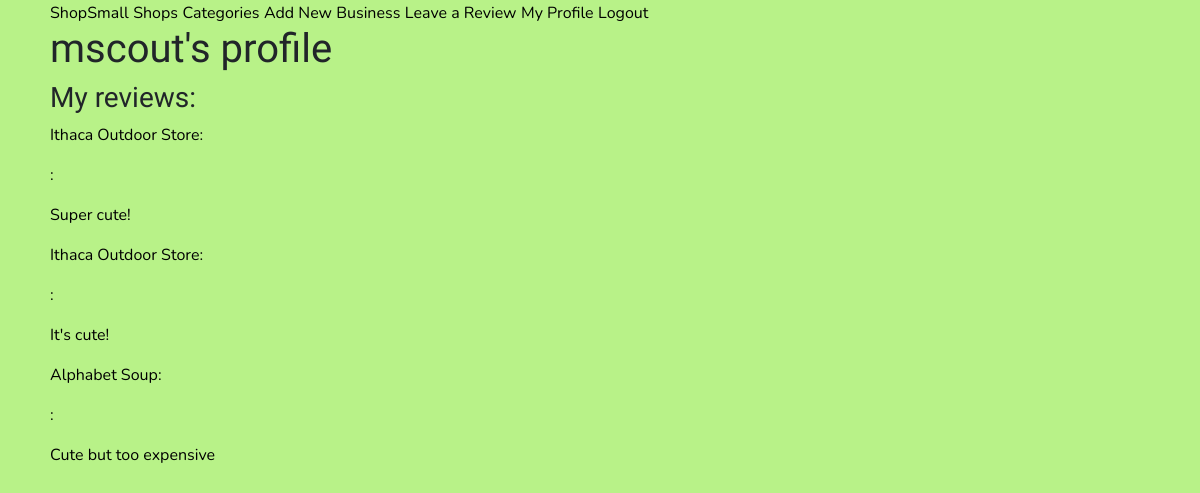
Page /profile (signed in) on the committed database.
### app/models.py (models this page shows, shortened)
class Customer(UserMixin, db.Model):
    id = db.Column(db.Integer, primary_key= True)
    username = db.Column(db.String(64))
    password_hash = db.Column(db.String(128))
    favorites = db.relationship("Business", backref="business", lazy= "dynamic")
    reviews = db.Column(db.String(500), db.ForeignKey("review.id"))

class Business(db.Model):
    id = db.Column(db.Integer, primary_key= True)
    name = db.Column(db.String(64))
    category= db.Column(db.String(50), db.ForeignKey("category.id"))
    description = db.Column(db.String(200))
    location = db.Column(db.String(64))
    top_items = db.Column(db.String(100))
    favorites = db.Column(db.Integer, db.ForeignKey("customer.id"))

class Review(db.Model):
    id = db.Column(db.Integer, primary_key=True)
    business= db.Column(db.String(200), db.ForeignKey("business.id"))
    customer= db.Column(db.String(50), db.ForeignKey("customer.username"))
    review= db.Column(db.String(500))

### app/routes.py (the view)
@app.route('/profile')
def profile():
    my_reviews=[]
    my_business = []
    c2r= CustomertoReview.query.all()
    r2b= ReviewtoBusiness.query.all()
    for c in c2r:
        if c.customerID == current_user.id:
            r = Review.query.filter_by(id =c.reviewID).first()
        for bu in r2b:
            if bu.reviewID== r.id:
                by= Business.query.filter_by(id= bu.businessID).first()
        my_reviews.append([by, r])
    if BusinessOwner.query.filter_by(username= current_user.username).first():
        b2o= BusinesstoBusinessOwner.query.all()
        for b in b2o:
            if b.ownerID== current_user.id:
                m= Business.query.filter_by(id= b.businessID)
                my_business.append(m.name)
    return render_template('profile.html', reviews= my_reviews, business= my_business)

### app/models.py (called while the page is built)
@login.user_loader
def load_customer(id):
    return Customer.query.get(id)

### app/templates/profile.html (shortened to what this page needs)
<!doctype html>
<html>
{% extends "base.html" %}
{% block content %}
<h1> {{ current_user.username }}'s profile</h1>
<h3>My reviews:</h3>
{% if reviews %}
    {% for review in reviews %}
        {% for r in review %}
            <p>{{ r.name }}:</p>
            <p> {{ r.review }}</p>
            {% endfor %}
    {% endfor %}
{% else %}
    <p>You haven't left any reviews yet! Leave one <b><a href = "{{ url_for('review')}}">here</a></b></p>
{% endif %}
{% endblock %}

### app/static/style.css (style rules this page uses)
h1, h2, h3, h4, h5, h6 { font-family: "Fuzzy Bubbles", cursive; }
p, ul, li { font-family: 'Nunito', sans-serif; color: black; }
body { background-color: #B8F288; margin-left: 50px; }

### rows in the picture
Customer: username "mscout"
Business: name "Ithaca Outdoor Store"
Review: review "Super cute!"
Review: review "It's cute!"
Business: name "Alphabet Soup"
Review: review "Cute but too expensive"
